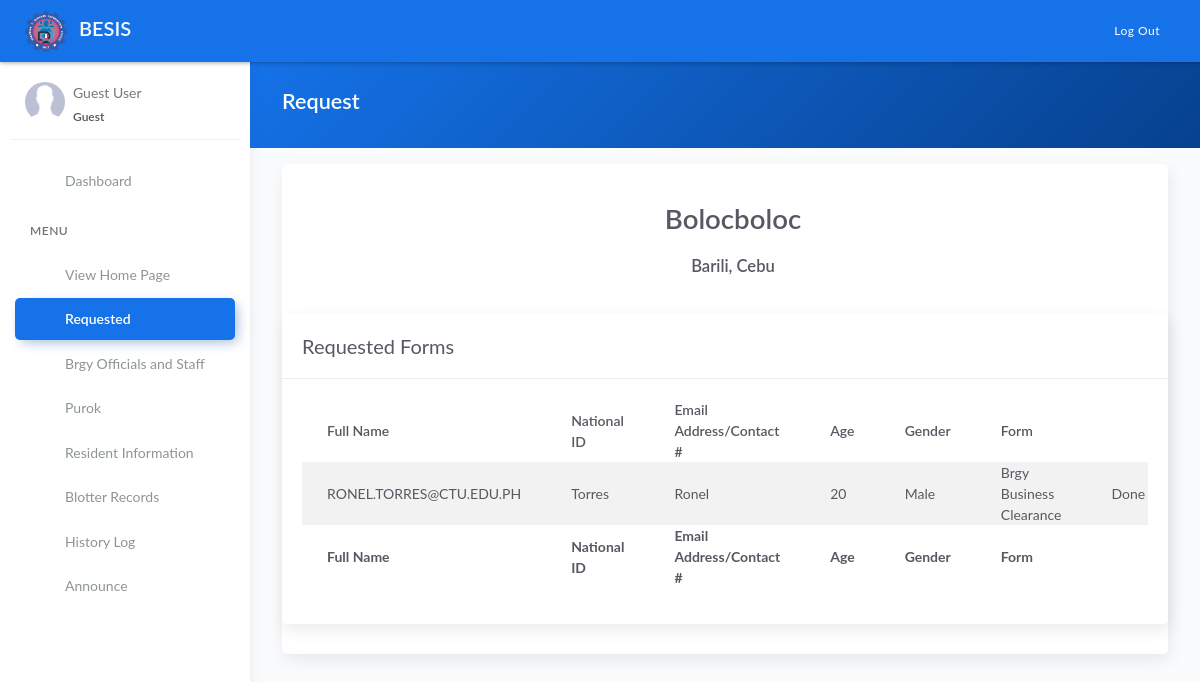
Screenshot of /request.php with the database file from the repository.
### tables this page shows
CREATE TABLE `tblbrgy_info` (
  `id` int(11) NOT NULL AUTO_INCREMENT,
  `province` varchar(100) DEFAULT NULL,
  `town` varchar(100) DEFAULT NULL,
  `brgy_name` varchar(50) DEFAULT NULL,
  `number` varchar(50) DEFAULT NULL,
  `text` text,
  `image` varchar(200) DEFAULT NULL,
  `city_logo` varchar(100) DEFAULT NULL,
  `brgy_logo` varchar(100) DEFAULT NULL,
  PRIMARY KEY (`id`)
);

CREATE TABLE `tblrequest` (
  `id` int(6) NOT NULL AUTO_INCREMENT,
  `gcontact` varchar(255) NOT NULL,
  `national_id` varchar(255) NOT NULL,
  `fullname` varchar(255) NOT NULL,
  `age` int(6) NOT NULL,
  `gender` varchar(255) NOT NULL,
  `form` varchar(255) NOT NULL,
  `status` varchar(255) NOT NULL,
  PRIMARY KEY (`id`)
);

### model/fetch_brgy_info.php (called while the page is built, shortened)
<?php
    $query = "SELECT * FROM tblbrgy_info";
    $result = $conn->query($query);
	$row = $result->fetch_assoc();
	if($row){
		$province = $row['province'];
		$town	= $row['town'];
	}
?>

### request.php (the view, shortened to what this page needs)
<?php include 'server/server.php' ?>
<?php
	if(isset($_SESSION['role'])){
		if($_SESSION['role'] =='staff'){
			$off_q = "SELECT * FROM tblrequest ";
		}else{
			$off_q = "SELECT * FROM tblrequest  ORDER BY id DESC";
		}
	}else{
		$off_q = "SELECT * FROM tblrequest ORDER BY id DESC";
	}
	$res_o = $conn->query($off_q);
	$official = array();
	while($row = $res_o->fetch_assoc()){
		$official[] = $row;
	}
?>
<!DOCTYPE html>
<html lang="en">
<head>
	<?php include 'templates/header.php' ?>
</head>
<body>
	<div class="wrapper">
		<?php include 'templates/main-header.php' ?>
		<?php include 'templates/sidebar.php' ?>
		<div class="main-panel">
			<div class="content">
				<div class="panel-header bg-primary-gradient">
					<div class="page-inner">
						<div class="d-flex align-items-left align-items-md-center flex-column flex-md-row">
							<div>
								<h2 class="text-white fw-bold">Request</h2>
							</div>
						</div>
					</div>
				</div>
				<div class="page-inner">
					<div class="row mt--2">
						<div class="col-md-12">
							<div class="card">
								<div class="card-body">
									<div class="d-flex flex-wrap pb-2 justify-content-between">
										<div class="px-2 pb-2 pb-md-0 text-center">
										</div>
										<div class="px-2 pb-2 pb-md-0 text-center">
											<h1 class="fw-bold mt-3">Bolocboloc</h1>
											<h4 class="fw-bold mt-3"><?= ucwords($town) ?>, <?= ucwords($province) ?> </h4>
										</div>
									</div>
								</div>
							<div class="card">
								<div class="card-header">
									<div class="card-head-row">
										<div class="card-title">Requested Forms</div>
									</div>
								</div>
								<div class="card-body">
									<div class="table-responsive">
										<table class="table table-striped">
											<thead>
												<tr>
													<th scope="col">Full Name</th>
													<th scope="col">National ID</th>
                                                    <th scope="col">Email Address/Contact #</th>
													<th scope="col">Age</th>
													<th scope="col">Gender</th>
													<th scope="col">Form</th>
												</tr>
											</thead>
											<tbody>
												<?php if(!empty($official)): ?>
													<?php foreach($official as $row): ?>
														<tr>
															<td class="text-uppercase"><?= $row['fullname'] ?></td>
															<td><?= $row['national_id'] ?></td>
                                                            <td><?= $row['gcontact'] ?></td>
															<td><?= $row['age'] ?></td>
															<td><?= $row['gender'] ?></td>
															<td><?= $row['form'] ?></td>
															<td><?= $row['status'] ?></td>
														</tr>
													<?php endforeach ?>
												<?php else: ?>
													<tr>
														<td colspan="3" class="text-center">No Available Data</td>
													</tr>
												<?php endif ?>
											</tbody>
											<tfoot>
												<tr>
                                                    <th scope="col">Full Name</th>
													<th scope="col">National ID</th>
													<th scope="col">Email Address/Contact #</th>
													<th scope="col">Age</th>
													<th scope="col">Gender</th>
													<th scope="col">Form</th>
												</tr>
											</tfoot>
										</table>
									</div>
								</div>
							</div>
						</div>
					</div>
				</div>
			</div>
		</div>
	</div>
</body>
</html>

### rows the page displays
tblbrgy_info: town "Barili", province "Cebu"
tblrequest: fullname "RONEL.TORRES@CTU.EDU.PH", national "Torres", gcontact "Ronel", age "20", gender "Male", form "Brgy Business Clearance", status "Done"
